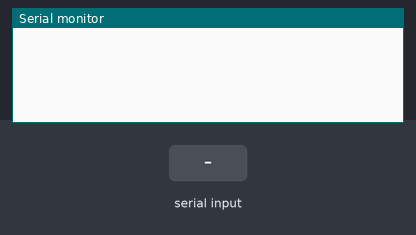
Bench run of a sketch on a simulated Arduino Uno, built with avr-gcc and run on an emulated ATmega328P. On the bench: the last lines printed to the serial monitor. Inputs (shaded band) come from the test bench. No radio packets arrive unless stated.

Above: at 1.2 s.
1.3 s: "1" received over Serial
At 2.9 s:
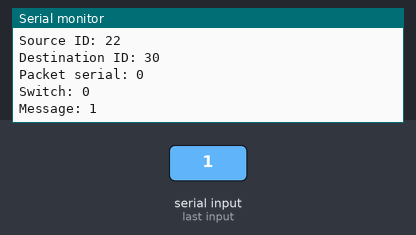
3.8 s: "0" received over Serial
At 5.2 s:
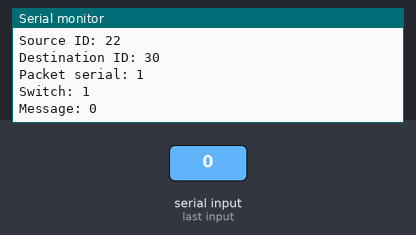
5.3 s: "2" received over Serial
At 7.2 s:
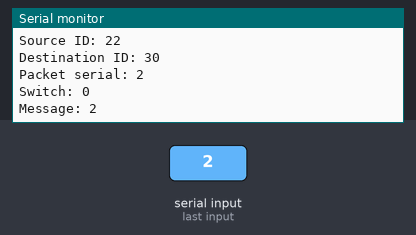

The sketch:

_20170614_RF433_Serial.ino
```cpp
#include <VirtualWire.h>
#include <Bounce2.h>

#define RF433_TX 7
#define LED 11

#define BROADCAST_ID 255
#define SRC_ID 22
#define DST_ID 30

typedef struct
{
  int sID;
  int dID;
  int serial;
  boolean isOn;
  char message[20];
}RFPacket;

RFPacket *packet;

boolean isOn = false;
int serial = 0;

Bounce bouncer = Bounce();

void setup()
{
  packet = (RFPacket *)malloc(sizeof(RFPacket));
  packet->sID = SRC_ID;
  packet->dID = DST_ID;

  vw_setup(2700);
  vw_set_tx_pin(RF433_TX);

  Serial.begin(9600);
}

void loop()
{
  for( int i = 1; i<20; i++ ) packet->message[i] = NULL;

  if( Serial.available() )
  {
    byte a = Serial.readBytes(packet->message, 20);
    packet->serial = serial++;
    packet->isOn = isOn;
    vw_send((uint8_t *)packet, sizeof(RFPacket));
    vw_wait_tx();
    isOn = !isOn;
    printPacket(packet);
    sendMessage(packet);
  }
}

void sendMessage( int data )
{
  vw_send((uint8_t *)data, sizeof(RFPacket));
  vw_wait_tx();
}

void printPacket(RFPacket *packet)
{
  Serial.print("Source ID: ");
  Serial.println(packet->sID, DEC);
  Serial.print("Destination ID: ");
  Serial.println(packet->dID, DEC);
  Serial.print("Packet serial: ");
  Serial.println(packet->serial, DEC);
  Serial.print("Switch: ");
  Serial.println(packet->isOn, DEC);
  Serial.print("Message: ");
  Serial.println(packet->message);
  Serial.println();

}
```

Measured:
- after the input at 1.3 s, the serial monitor: prints a new line after 1.1 s (image 1)
- after the input at 3.8 s, the serial monitor: prints a new line after 1.1 s (image 2)
- after the input at 5.3 s, the serial monitor: prints a new line after 1.1 s (image 3)
